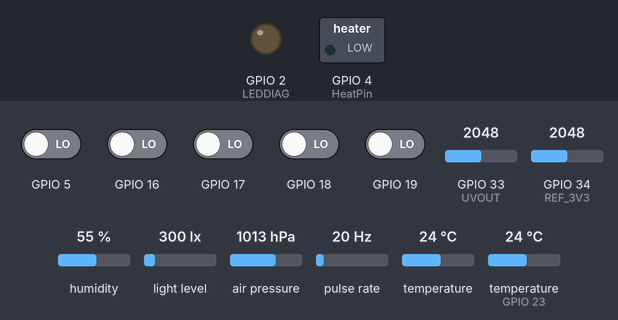
The sketch below on a simulated ESP32. On the bench: switched loads named in the sketch (green lamp = pin HIGH), output pins drawn as LEDs (lit = HIGH). Wiring (inferred from the names in the program): pulse sensor: data GPIO 35. The inputs (shaded band) are chosen by the test bench; at power-on: GPIO 5, GPIO 16–19 LOW, GPIO 33 (UVOUT) = 2048, GPIO 34 (REF_3V3) = 2048, humidity 55 %, light level 300 lx, air pressure 1013 hPa, pulse rate 20 Hz, temperature 24 °C, temperature (sensor on GPIO 23) 24 °C. WiFi joins after 1.5 s; servers stay silent unless stated; no MQTT or app messages arrive unless stated; pins used as bus, display or sensor lines are not drawn; what the sketch prints to the serial monitor is not drawn. At 18.5 s the program puts the board to deep sleep or switches it off; the recording ends there.

Above: at 0.1 s.
At 16.1 s:
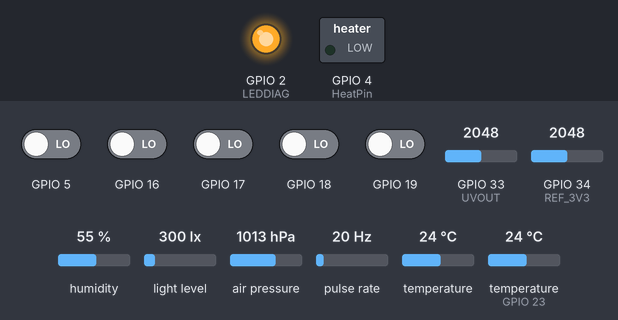
Timing chart, 0 to 18.5 s (numbered marks = the images above):
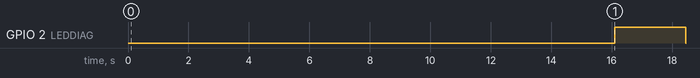

Measured:
- by itself, GPIO 2 (LEDDIAG): LOW → HIGH at 16.1 s, → LOW 2.4 s later

The sketch:

WeatherStation_Main.ino
```cpp
/*
  Michal Basler E4
  Hlavní kód pro meteostanici.
  Dodatky zde: https://github.com/Majklzbastlirny/WeatherStation
*/

/************************* Nutné knihovny ************************************/
#include "Adafruit_MQTT.h"
#include "Adafruit_MQTT_Client.h"
#include <WiFi.h>
#include <BH1750.h>
#include <Wire.h>
#include <Adafruit_BMP280.h>
#include <Adafruit_Sensor.h>
#include <DHT.h>
#include <DHT_U.h>

/************************* WiFi Access Point *********************************/

#define WLAN_SSID         "Edma_Venku"
#define WLAN_PASS         "pes_Fido"


/************************* MQTT Broker Setup *********************************/

#define MQTT_BROKER_IP    "192.168.0.8"
#define MQTT_BROKER_PORT  1883    //default port is 1883
#define MQTT_USERNAME     "admin"
#define MQTT_PASSWORD     "123456780"

/************ Global State (you don't need to change this!) ******************/

WiFiClient client;

Adafruit_MQTT_Client mqtt(&client, MQTT_BROKER_IP, MQTT_BROKER_PORT, MQTT_USERNAME, MQTT_PASSWORD);

/************************* MQTT Topics ***************************************/

Adafruit_MQTT_Publish temperature = Adafruit_MQTT_Publish(&mqtt, "WeatherStation/Temperature");
Adafruit_MQTT_Publish temperature2 = Adafruit_MQTT_Publish(&mqtt, "WeatherStation/Temperature2");
Adafruit_MQTT_Publish humidity = Adafruit_MQTT_Publish(&mqtt, "WeatherStation/Humidity");
Adafruit_MQTT_Publish light = Adafruit_MQTT_Publish(&mqtt, "WeatherStation/Light");
Adafruit_MQTT_Publish presss = Adafruit_MQTT_Publish(&mqtt, "WeatherStation/Pressure");
Adafruit_MQTT_Publish pressraw = Adafruit_MQTT_Publish(&mqtt, "WeatherStation/PressureRAW");
Adafruit_MQTT_Publish UV = Adafruit_MQTT_Publish(&mqtt, "WeatherStation/UV");
Adafruit_MQTT_Publish WV = Adafruit_MQTT_Publish(&mqtt, "WeatherStation/WindDir");
Adafruit_MQTT_Publish WS = Adafruit_MQTT_Publish(&mqtt, "WeatherStation/Speed");
Adafruit_MQTT_Publish BatVoltage = Adafruit_MQTT_Publish(&mqtt, "WeatherStation/Voltage");
Adafruit_MQTT_Publish Heater = Adafruit_MQTT_Publish(&mqtt, "WeatherStation/HeaterStatus");
Adafruit_MQTT_Publish Dew = Adafruit_MQTT_Publish(&mqtt, "WeatherStation/DewPoint");
Adafruit_MQTT_Publish HInd = Adafruit_MQTT_Publish(&mqtt, "WeatherStation/HIndex");
Adafruit_MQTT_Publish WChill = Adafruit_MQTT_Publish(&mqtt, "WeatherStation/WChill");
Adafruit_MQTT_Publish Precipitation = Adafruit_MQTT_Publish(&mqtt, "WeatherStation/Precipitation");


/******************* Globální proměnné, definice a objekty **************************************/
//Seriový výstup zapnut
#define Sprintln(a) (Serial.println(a))
#define Sprint(a) (Serial.print(a))

//Seriový výstup vypnut
//#define Sprintln(a)
//#define Sprint(a)


#define DOBA_HIBERNACE 120 //v sekundách
#define mezera 10000 //mezera mezi měřením (v ms)
#define LEDDIAG 2
int rescnt = 0;


//Proměnné ke korouhvi
bool D1 = 0;
bool D2 = 0;
bool D3 = 0;
bool D4 = 0;
bool D5 = 0;
float wv = 0;

//Proměnné k anemometru
float ws = 0; //V M/S
float wsm = 0;
#define AnemoPIN  35

float AnemoTime = 10; //doba měření rychlosti v s
byte pulses = 0;

//Proměnné k senzoru intenzity UV zařízení
int UVOUT = 33;
int REF_3V3 = 34;
uint32_t x = 0;
int uvLevel = 0;
int refLevel = 0;
float uvIntensity = 0;
float outputVoltage = 0;

//Proměnné k senzoru vlhkosti a teploty DHT22
float hd = 0;
float td = 0;
#define DHTPIN 23 //4
#define DHTTYPE DHT22
DHT dht(DHTPIN, DHTTYPE);
double DewPoint = 0;
double HeatIndex = 0;
double WindChill = 0;


//Proměnné k senzoru světla BH1750
float lux = 0;
BH1750 lightMeter;

//Proměnné k senzoru teploty a tlaku BMP280
Adafruit_BMP280 bmp;
#define NadmVys 333
double Tf = 0;
double T, P, p0;

//Proměnné k vyhřívacímu systému
RTC_DATA_ATTR bool HeatOn = 0;
int MinTemp = -5;
#define HeatPin 4
RTC_DATA_ATTR bool Heatin = 0;

//Proměnné k senzoru napětí
#define voltmeas 32
float voltage = 0;

//Proměnné k odpojovači senzorů
#define SensorPWR 25
short wificount = 0;

float precipitation = 0;


/*************************** Vlastní kód ************************************/


void setup() {
  // Wire.setClock(5000);
  Wire.begin(21, 22);
  Serial.begin(115200);

  /******** Nastavení pinů ***********/
  pinMode(LEDDIAG, OUTPUT);
  pinMode(SensorPWR, OUTPUT);
  digitalWrite(SensorPWR, HIGH);

  //Nastavení pinů pro UV senzor
  pinMode(UVOUT, INPUT);
  pinMode(REF_3V3, INPUT);

  //Nastavení pinů směrovky větru
  pinMode(19, INPUT_PULLDOWN);
  pinMode(18, INPUT_PULLDOWN);
  pinMode(5, INPUT_PULLDOWN);
  pinMode(17, INPUT_PULLDOWN);
  pinMode(16, INPUT_PULLDOWN);

  D5 = digitalRead(19);
  D4 = digitalRead(18);
  D3 = digitalRead(5);
  D2 = digitalRead(17);
  D1 = digitalRead(16);

  pinMode(AnemoPIN, INPUT);
  pinMode(HeatPin, OUTPUT);
  if (Heatin == 1) {
    digitalWrite(HeatPin, HIGH);
  }
  else {}

  digitalWrite(HeatPin, LOW);
  digitalWrite(SensorPWR, HIGH);
  delay(2000);
  unsigned status;
  status = bmp.begin(0x76, 0x58);

  dht.begin();
  delay(250);

}


void loop() {
  digitalWrite(SensorPWR, HIGH);
  digitalWrite(LEDDIAG, LOW);
  delay(2000);
  Sprintln("");
  ReadLight();
  ReadBattery();
  ReadBMP();
  MeasureUV();
  ReadAngle();
  ReadSpeed();
  ReadDHT();

  digitalWrite(SensorPWR, LOW);
  WiFi_Connect();
  MQTT_Connect();
  PublishMQTT();
  WiFi_Disconnect();

  rescnt++;
  if (rescnt == 1) {
    Hibernace();
  } else {
    Sprint("Počet provedených měření od restartu: ");
    Sprintln(rescnt);
  }
  delay(mezera);
  digitalWrite(LEDDIAG, HIGH );
  delay(100);
}


/****************************Všechny zbytky kódů**********************************/


//kód pro čtení intenzity osvětlení ze senzoru BH1750
void ReadLight() {
  lightMeter.begin();
  delay(200);
  lux = lightMeter.readLightLevel();

  Sprint("Světelnost: ");
  Sprint(lux);
  Sprintln(" lux");
}

//Kód pro měření napětí na baterii
void ReadBattery() {
  voltage = (((analogRead(voltmeas) * 8.158) / 4095) + 0.13);
  Sprint("Napětí na baterce: ");
  Sprint(voltage);
  Sprintln(" V");
  delay(10);
}

//Kód pro čtení tlaku a teploty ze senzoru BMP280
void ReadBMP() {
  Sprint("Nadmořská výška stanice: ");
  Sprint(NadmVys);
  Sprintln(" m.n.m.");

  Sprint(F("Teplota: "));
  T = bmp.readTemperature();
  Sprint(T);
  Sprint(" *C = ");
  Tf = ((T * 1.8) + 32);
  Sprint(Tf);
  Sprintln(" °F");

  Sprint(F("Absolutní tlak: "));
  P = (bmp.readPressure() / 100);
  Sprint(P);
  Sprintln(" hPa");

  Sprint(F("Relativní tlak: "));
  delay(5);
  p0 = (((bmp.readPressure()) / pow((1 - ((float)(NadmVys)) / 44330), 5.255)) / 100.0);
  Sprint(p0);
  Sprintln(" hPa");

  delay(1);

  if (T < MinTemp) {
    digitalWrite(HeatPin, 1);
    Heatin = 1;
  }
  else if (T >= MinTemp) {
    digitalWrite(HeatPin, 0);
    Heatin = 0;
  }
  else {}
}

//Kód pro měření UV intenzity senzorem ML8511
void MeasureUV() {
  uvLevel = averageAnalogRead(UVOUT);
  refLevel = averageAnalogRead(REF_3V3);

  //Use the 3.3V power pin as a reference to get a very accurate output value from sensor
  outputVoltage = 3.3 / 4095 * uvLevel;   // adjust outputVoltage to actual voltage in case you read negative values.

  uvIntensity = mapfloat(outputVoltage, 0.99, 2.8, 0.0, 15.0); //Convert the voltage to a UV intensity level
  if (uvIntensity < 0) {
    uvIntensity = 0;
  }
  else {
    uvIntensity = uvIntensity;
  }

  Sprint("UV intenzita (mW/cm^2): ");
  Sprint(uvIntensity);
  Sprintln("");
}

//Kód pro překlad jednocestného Grayova kódu na úhel
void ReadAngle() {
  if (D1 ==  1 && D2 == 0  && D3 == 0 && D4 == 0 && D5 == 0 ) {
    wv = 0;
  }
  else if (D1 ==  1 && D2 == 1  && D3 == 0 && D4 == 0 && D5 == 0 ) {
    wv = 12;
  }
  else if (D1 ==  1 && D2 == 1  && D3 == 0 && D4 == 1 && D5 == 0 ) {
    wv = 24;
  }
  else if (D1 ==  1 && D2 == 1  && D3 == 0 && D4 == 1 && D5 == 1 ) {
    wv = 36;
  }
  else if (D1 ==  1 && D2 == 1  && D3 == 0 && D4 == 0 && D5 == 1 ) {
    wv = 48;
  }
  else if (D1 ==  0 && D2 == 1  && D3 == 0 && D4 == 0 && D5 == 1 ) {
    wv = 60;
  }
  else if (D1 ==  0 && D2 == 1  && D3 == 0 && D4 == 0 && D5 == 0 ) {
    wv = 72;
  }
  else if (D1 ==  0 && D2 == 1  && D3 == 1 && D4 == 0 && D5 == 0 ) {
    wv = 84;
  }
  else if (D1 ==  0 && D2 == 1  && D3 == 1 && D4 == 0 && D5 == 1 ) {
    wv = 96;
  }
  else if (D1 ==  1 && D2 == 1  && D3 == 1 && D4 == 0 && D5 == 1 ) {
    wv = 108;
  }
  else if (D1 ==  1 && D2 == 1  && D3 == 1 && D4 == 0 && D5 == 0 ) {
    wv = 120;
  }
  else if (D1 ==  1 && D2 == 0  && D3 == 1 && D4 == 0 && D5 == 0 ) {
    wv = 132;
  }
  else if (D1 ==  0 && D2 == 0  && D3 == 1 && D4 == 0 && D5 == 0 ) {
    wv = 144;
  }
  else if (D1 ==  0 && D2 == 0  && D3 == 1 && D4 == 1 && D5 == 0 ) {
    wv = 156;
  }
  else if (D1 ==  1 && D2 == 0  && D3 == 1 && D4 == 1 && D5 == 0 ) {
    wv = 168;
  }
  else if (D1 ==  1 && D2 == 1  && D3 == 1 && D4 == 1 && D5 == 0 ) {
    wv = 180;
  }
  else if (D1 ==  0 && D2 == 1  && D3 == 1 && D4 == 1 && D5 == 0 ) {
    wv = 192;
  }
  else if (D1 ==  0 && D2 == 1  && D3 == 0 && D4 == 1 && D5 == 0 ) {
    wv = 204;
  }
  else if (D1 ==  0 && D2 == 0  && D3 == 0 && D4 == 1 && D5 == 0 ) {
    wv = 216;
  }
  else if (D1 ==  0 && D2 == 0  && D3 == 0 && D4 == 1 && D5 == 1 ) {
    wv = 228;
  }
  else if (D1 ==  0 && D2 == 1  && D3 == 0 && D4 == 1 && D5 == 1 ) {
    wv = 240;
  }
  else if (D1 ==  0 && D2 == 1  && D3 == 1 && D4 == 1 && D5 == 1 ) {
    wv = 252;
  }
  else if (D1 ==  0 && D2 == 0  && D3 == 1 && D4 == 1 && D5 == 1 ) {
    wv = 264;
  }
  else if (D1 ==  0 && D2 == 0  && D3 == 1 && D4 == 0 && D5 == 1 ) {
    wv = 276;
  }
  else if (D1 ==  0 && D2 == 0  && D3 == 0 && D4 == 0 && D5 == 1 ) {
    wv = 288;
  }
  else if (D1 ==  1 && D2 == 0  && D3 == 0 && D4 == 0 && D5 == 1 ) {
    wv = 300;
  }
  else if (D1 ==  1 && D2 == 0  && D3 == 1 && D4 == 0 && D5 == 1 ) {
    wv = 312;
  }
  else if (D1 ==  1 && D2 == 0  && D3 == 1 && D4 == 1 && D5 == 1 ) {
    wv = 324;
  }
  else if (D1 ==  1 && D2 == 0  && D3 == 0 && D4 == 1 && D5 == 1 ) {
    wv = 336;
  }
  else if (D1 ==  1 && D2 == 0  && D3 == 0 && D4 == 1 && D5 == 0 ) {
    wv = 348;
  }
  else {
    wv = 0;
  }

  Sprint("Směr větru je: ");
  Sprint(wv);
  Sprint("°   ");
  //Sprintln(D1, D2, D3, D4, D5);
  Sprint(D5);
  Sprint(" ");
  Sprint(D4);
  Sprint(" ");
  Sprint(D3);
  Sprint(" ");
  Sprint(D2);
  Sprint(" ");
  Sprint(D1);
  Sprintln("");
}

//Kód pro čtení teploty a vlhkosti ze senzoru DHT22
void ReadDHT() {

  td = (dht.readTemperature());
  hd = dht.readHumidity();
  delay(100);

  if (isnan(hd) || isnan(td)) {
    Sprintln(F("Failed to read from DHT sensor!"));
  }
  else {

  }

  Sprint(F("Vlhkost: "));
  Sprint(hd);
  Sprintln("%");
  Sprint(F("Teplota DHT22: "));
  Sprint(td);
  Sprintln(F(" °C "));


  DewPoint = (T - (100 - hd) / 5.883);

  Sprint(F("Rosný bod je "));
  Sprint(DewPoint);
  Sprintln("°C");
  if ((T < 10) && (wsm > 4.8)) {
    WindChill = (13.12 + 0.6215 * T - 11.37 * pow(wsm, 0.16) + 0.3965 * T * pow(wsm, 0.16));
  }
  else {
    WindChill = T;
  }

  Sprint(F("Větrný chlad je: "));
  Sprint(WindChill);
  Sprintln("°C");


  HeatIndex = dht.computeHeatIndex(T, hd, false);
  Sprint(F("Pocitová teplota je: "));
  Sprint(HeatIndex);
  Sprintln("°C");

}

//Kód pro měření rychlosti větru
void ReadSpeed() {
  attachInterrupt(AnemoPIN, ISR, FALLING);
  delay(AnemoTime*1000);
  detachInterrupt(AnemoPIN);
  ws = ((pulses/4)/AnemoTime); //obvod je 50cm, 4 imp = 1m/s
  Sprint("Rychlost větru: ");
  Sprint(ws);
  Sprint(" m/s = ");
  wsm = ws * 3.6;
  Sprint(wsm);
  Sprintln(" km/h");
}

void ISR() {
  pulses++;
}

//Kód pro připojení k WiFi síti
void WiFi_Connect() {
  Sprint("Připojuji se k: ");
  Sprintln(WLAN_SSID);
  WiFi.begin(WLAN_SSID, WLAN_PASS);
  while (WiFi.status() != WL_CONNECTED) {
    delay(400);
    Sprint(".");
    wificount++;
    delay(100);
    if (wificount < 40) {

    }
    else {
      digitalWrite(SensorPWR, LOW);
      digitalWrite(HeatPin, LOW);

      ESP.restart();
    }
  }
  Sprintln("Uspěšně připojeno");
  Sprint("Moje IP adresa: ");
  Sprintln(WiFi.localIP());
  long rssi = WiFi.RSSI();
  Sprint("Síla WiFi signálu je: ");
  Sprint(rssi);
  Sprintln(" dBm");
}

//Kód pro připojení k MQTT serveru
void MQTT_Connect() {
  int8_t ret;
  digitalWrite(LEDDIAG, HIGH );

  // Stop if already connected.
  if (mqtt.connected()) {
    return;
  }

  Sprintln("Připojuji se k MQTT serveru ");

  uint8_t retries = 4;
  mqtt.connect();
  while ((ret = mqtt.connect()) != 0) { // connect will return 0 for connected
    Sprintln(mqtt.connectErrorString(ret));
    Sprintln("Nepodařilo se mi připojit k MQTT serveru. Zkusím to znovu za 5 sekund.");
    mqtt.disconnect();
    delay(5000);  // wait 5 seconds
    retries--;
    if (retries == 0) {
      // basically die and wait for user to reset me
      digitalWrite(SensorPWR, LOW);
      digitalWrite(HeatPin, LOW);

      ESP.restart();
    }
  }
  Sprintln("Úspěšně připojeno k MQTT serveru!");
}

//Kód pro odeslání dat na MQTT server
void PublishMQTT() {

  Sprintln(F("Probíhá odesílání dat na server"));
  Sprint(F("Probíhá odesílání teploty:"));
  if (! temperature.publish(T)) {
    Sprintln(F(" Failed"));
  } else {
    Sprintln(F(" OK!"));
  }
  delay(150);

  Sprint(F("Probíhá odesílání teploty (záloha):"));
  if (! temperature2.publish(td)) {
    Sprintln(F(" Failed"));
  } else {
    Sprintln(F(" OK!"));
  }
  delay(150);

  Sprint(F("Probíhá odesílání vlhkosti:"));
  if (! humidity.publish(hd)) {
    Sprintln(F(" Failed"));
  } else {
    Sprintln(F(" OK!"));
  }
  delay(150);

  Sprint(F("Probíhá odesílání světelnosti:"));
  if (! light.publish(lux)) {
    Sprintln(F(" Failed"));
  } else {
    Sprintln(F(" OK!"));
  }
  delay(150);

  if (P != 0) {

    Sprint(F("Probíhá odesílání tlaku:"));
    if (! presss.publish(p0)) {
      Sprintln(F(" Failed"));
    } else {
      Sprintln(F(" OK!"));
    }
    delay(150);

    Sprint(F("Probíhá odesílání tlaku (RAW):"));
    if (! pressraw.publish(P)) {
      Sprintln(F(" Failed"));
    } else {
      Sprintln(F(" OK!"));
    }
    delay(150);
  }
  else {}

  Sprint(F("Probíhá odesílání UV intenzity:"));
  if (! UV.publish(uvIntensity)) {
    Sprintln(F(" Failed"));
  } else {
    Sprintln(F(" OK!"));
  }
  delay(150);

  Sprint(F("Probíhá odesílání směru větru:"));
  if (! WV.publish(wv)) {
    Sprintln(F(" Failed"));
  } else {
    Sprintln(F(" OK!"));
  }
  delay(150);

  Sprint(F("Probíhá odesílání rychlosti větru:"));
  if (! WS.publish(ws)) {
    Sprintln(F(" Failed"));
  } else {
    Sprintln(F(" OK!"));
  }
  delay(150);

  Sprint(F("Probíhá odesílání napětí baterie:"));
  if (! BatVoltage.publish(voltage)) {
    Sprintln(F(" Failed"));
  } else {
    Sprintln(F(" OK!"));
  }
  delay(150);

  Sprint(F("Probíhá odesílání stavu vytápění:"));
  if (! Heater.publish(Heatin)) {
    Sprintln(F(" Failed"));
  } else {
    Sprintln(F(" OK!"));
  }
  delay(150);

  Sprint(F("Probíhá odesílání rosného bodu:"));
  if (! Dew.publish(DewPoint)) {
    Sprintln(F(" Failed"));
  } else {
    Sprintln(F(" OK!"));
  }
  delay(150);

  Sprint(F("Probíhá odesílání pocitové teploty:"));
  if (! HInd.publish(HeatIndex)) {
    Sprintln(F(" Failed"));
  } else {
    Sprintln(F(" OK!"));
  }
  delay(150);

  Sprint(F("Probíhá odesílání větrného chladu:"));
  if (! WChill.publish(WindChill)) {
    Sprintln(F(" Failed"));
  } else {
    Sprintln(F(" OK!"));
  }
  delay(150);

  Sprint(F("Probíhá odesílání srážek:"));
  if (! Precipitation.publish(precipitation)) {
    Sprintln(F(" Failed"));
  } else {
    Sprintln(F(" OK!"));
  }
  delay(150);
}

//Kód pro odpojení od WiFi sítě
void WiFi_Disconnect() {
  WiFi.disconnect(true);  // Disconnect from the network
  WiFi.mode(WIFI_OFF);    // Switch WiFi off
  digitalWrite(LEDDIAG, LOW);
}

//Kód pro přechodu mikrokontroleru do režimu hibernace
void Hibernace() {
  digitalWrite(SensorPWR, LOW);
  digitalWrite(HeatPin, LOW);

  Sprintln("Jdu do režimu hibernace");
  esp_sleep_enable_timer_wakeup(DOBA_HIBERNACE * 1000000);
  esp_deep_sleep_start();
}


//Dodatečný kód pro čtení UV intenzity
int averageAnalogRead( int pinToRead)
{
  byte numberOfReadings = 8;
  int runningValue = 0;

  for (int x = 0 ; x < numberOfReadings ; x++)
    runningValue += analogRead(pinToRead);
  runningValue /= numberOfReadings;

  return (runningValue);
}

float mapfloat(float x, float in_min, float in_max, float out_min, float out_max)
{
  return (x - in_min) * (out_max - out_min) / (in_max - in_min) + out_min;

}
```
